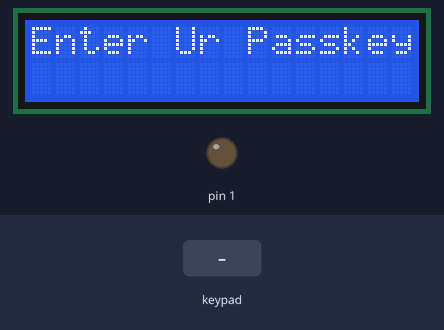
A sketch run on a simulated Arduino Uno, built with avr-gcc and run on an emulated ATmega328P. Parts: 16×2 character LCD, output pins drawn as LEDs (lit = HIGH). Inputs (shaded band) come from the test bench. EEPROM starts erased; pins used as bus, display or sensor lines are not drawn.

Above: at 3.2 s.
3.3 s: keypad keys 6 7 8 9 # pressed 0.4 s apart
At 5.3 s:
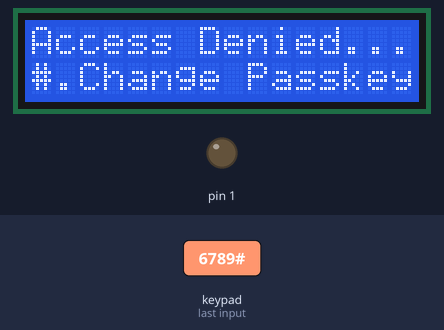
8.2 s: key 'A' pressed
At 9.4 s:
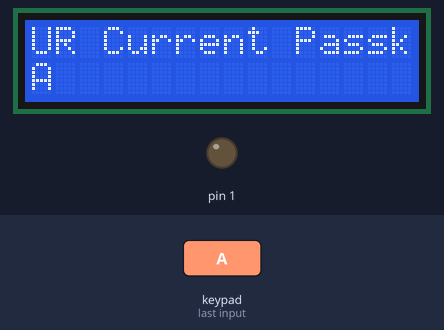
9.7 s: keypad keys 6 7 8 9 * pressed 0.4 s apart
At 13.4 s:
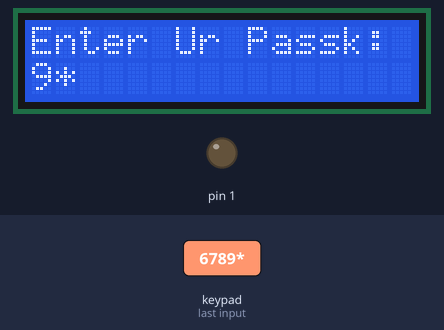
13.7 s: key 'B' pressed
At 14.8 s:
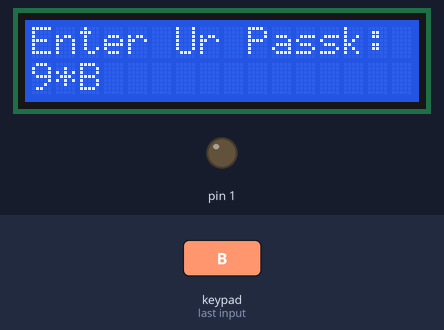
15.2 s: key 'C' pressed
At 15.31 s:
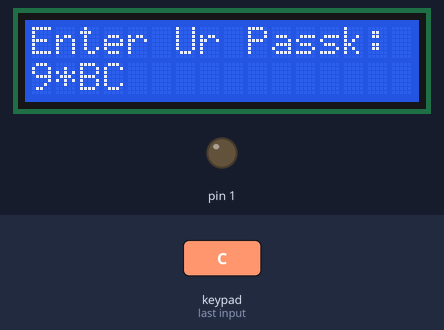
16.9 s: keypad keys 6 7 8 9 A pressed 0.4 s apart
At 20.8 s:
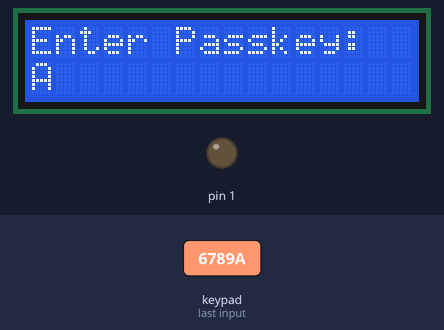
Timing chart, 0 to 22.3 s (numbered marks = the images above; inputs shaded):
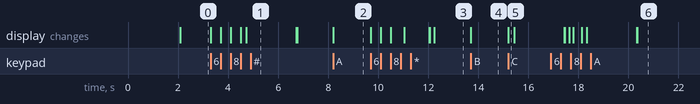

Measured:
- after the input at 3.3 s, the display: first changes at once (image 1 shows a later state)
- after the input at 8.2 s, the display: changes at once (image 2)
- after the input at 9.7 s, the display: first changes at once (image 3 shows a later state)
- after the input at 13.7 s, the display: changes at once (image 4)
- after the input at 15.2 s, the display: changes at once (image 5)
- after the input at 16.9 s, the display: first differs from a run without the input after 0.55 s (image 6 shows a later state)

The sketch:

Password_based_door_lock_system_using_Arduino_with_Keypad.ino
```cpp
#include <Keypad.h>
 #include<LiquidCrystal.h>
 #include<EEPROM.h>
 #define led 2
 #define buzzer 3
 LiquidCrystal lcd(7,6,5,4,3,2);
 char password[4];
 char pass[4],pass1[4];
 int i=0;
 char customKey=0;
 const byte ROWS = 4; //four rows
 const byte COLS = 4; //four columns
 char hexaKeys[ROWS][COLS] = {
  {'1','2','3','A'},
  {'4','5','6','B'},
  {'7','8','9','C'},
  {'*','0','#','D'}
 };
 byte rowPins[ROWS] = {6,7, 8, 9}; //connect to the row pinouts of the keypad
 byte colPins[COLS] = {10, 11, 12, 13}; //connect to the column pinouts of the keypad
 //initialize an instance of class NewKeypad
 Keypad customKeypad = Keypad( makeKeymap(hexaKeys), rowPins, colPins, ROWS, COLS);
 void setup()
 {
  lcd.begin(16,2);
  pinMode(led, OUTPUT);
  pinMode(buzzer, OUTPUT);
  pinMode(1, OUTPUT);
  //  pinMode(m12, OUTPUT);
  lcd.print(" Electronic ");
  lcd.setCursor(0,1);
  lcd.print(" Keypad Lock ");
  delay(2000);
  lcd.clear();
  lcd.print("Enter Ur Passkey:");
  lcd.setCursor(0,1);
  for(int j=0;j<4;j++)
  EEPROM.write(j, j+49);
  for(int j=0;j<4;j++)
  pass[j]=EEPROM.read(j);
 }
 void loop()
 {
  customKey = customKeypad.getKey();
  if(customKey=='#')
  change();
  if (customKey)
  {
    password[i++]=customKey;
    lcd.print(customKey);
    beep();
  }
  if(i==4)
  {
   delay(200);
   for(int j=0;j<4;j++)
   pass[j]=EEPROM.read(j);
   if(!(strncmp(password, pass,4)))
   {
     digitalWrite(1, HIGH
     );
    digitalWrite(led, HIGH);
    beep();
    lcd.clear();
    lcd.print("Passkey Accepted");
    delay(2000);
    lcd.setCursor(0,1);
    lcd.print("#.Change Passkey");
    delay(2000);
    lcd.clear();
    lcd.print("Enter Passkey:");
    lcd.setCursor(0,1);
    i=0;
    digitalWrite(led, LOW);
     digitalWrite(1, LOW);
   }
   else
   {
    digitalWrite(buzzer, HIGH);
    lcd.clear();
    lcd.print("Access Denied...");
    lcd.setCursor(0,1);
    lcd.print("#.Change Passkey");
    delay(2000);
    lcd.clear();
    lcd.print("Enter Passkey:");
    lcd.setCursor(0,1);
    i=0;
    digitalWrite(buzzer, LOW);
   }
  }
 }
 void change()
 {
  int j=0;
  lcd.clear();
  lcd.print("UR Current Passk");
  lcd.setCursor(0,1);
  while(j<4)
  {
   char key=customKeypad.getKey();
   if(key)
   {
    pass1[j++]=key;
    lcd.print(key);
    beep();
   }
   key=0;
  }
  delay(500);
  if((strncmp(pass1, pass, 4)))
  {
   lcd.clear();
   lcd.print("Wrong Passkey...");
   lcd.setCursor(0,1);
   lcd.print("Better Luck Again");
   delay(1000);
  }
  else
  {
   j=0;
  lcd.clear();
  lcd.print("Enter New Passk:");
  lcd.setCursor(0,1);
  while(j<4)
  {
   char key=customKeypad.getKey();
   if(key)
   {
    pass[j]=key;
    lcd.print(key);
    EEPROM.write(j,key);
    j++;
    beep();
   }
  }
  lcd.print(" Done......");
  delay(1000);
  }
  lcd.clear();
  lcd.print("Enter Ur Passk:");
  lcd.setCursor(0,1);
  customKey=0;
 }
 void beep()
 {
  digitalWrite(buzzer, HIGH);
  delay(20);
  digitalWrite(buzzer, LOW);
 }
```
